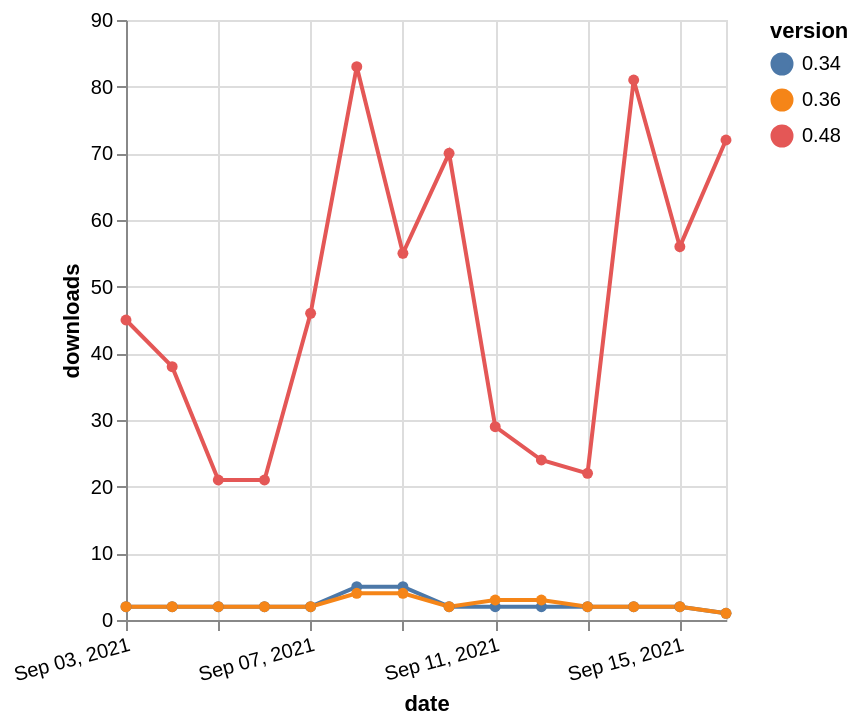

Source (Vega-Lite JSON):
### Vega-Lite specification from a JSON file in a GitHub repository (floating-point values rounded to 4 significant figures)
{"$schema": "https://vega.github.io/schema/vega-lite/v5.json", "description": "A simple bar chart with embedded data.", "data": {"values": [{"date": "2021-09-03", "total": 60549, "delta": 45, "version": "0.48"}, {"date": "2021-09-04", "total": 60587, "delta": 38, "version": "0.48"}, {"date": "2021-09-05", "total": 60608, "delta": 21, "version": "0.48"}, {"date": "2021-09-06", "total": 60629, "delta": 21, "version": "0.48"}, {"date": "2021-09-07", "total": 60675, "delta": 46, "version": "0.48"}, {"date": "2021-09-08", "total": 60758, "delta": 83, "version": "0.48"}, {"date": "2021-09-09", "total": 60813, "delta": 55, "version": "0.48"}, {"date": "2021-09-10", "total": 60883, "delta": 70, "version": "0.48"}, {"date": "2021-09-11", "total": 60912, "delta": 29, "version": "0.48"}, {"date": "2021-09-12", "total": 60936, "delta": 24, "version": "0.48"}, {"date": "2021-09-13", "total": 60958, "delta": 22, "version": "0.48"}, {"date": "2021-09-14", "total": 61039, "delta": 81, "version": "0.48"}, {"date": "2021-09-15", "total": 61095, "delta": 56, "version": "0.48"}, {"date": "2021-09-16", "total": 61167, "delta": 72, "version": "0.48"}, {"date": "2021-09-03", "total": 3633, "delta": 2, "version": "0.34"}, {"date": "2021-09-04", "total": 3635, "delta": 2, "version": "0.34"}, {"date": "2021-09-05", "total": 3637, "delta": 2, "version": "0.34"}, {"date": "2021-09-06", "total": 3639, "delta": 2, "version": "0.34"}, {"date": "2021-09-07", "total": 3641, "delta": 2, "version": "0.34"}, {"date": "2021-09-08", "total": 3646, "delta": 5, "version": "0.34"}, {"date": "2021-09-09", "total": 3651, "delta": 5, "version": "0.34"}, {"date": "2021-09-10", "total": 3653, "delta": 2, "version": "0.34"}, {"date": "2021-09-11", "total": 3655, "delta": 2, "version": "0.34"}, {"date": "2021-09-12", "total": 3657, "delta": 2, "version": "0.34"}, {"date": "2021-09-13", "total": 3659, "delta": 2, "version": "0.34"}, {"date": "2021-09-14", "total": 3661, "delta": 2, "version": "0.34"}, {"date": "2021-09-15", "total": 3663, "delta": 2, "version": "0.34"}, {"date": "2021-09-16", "total": 3664, "delta": 1, "version": "0.34"}, {"date": "2021-09-03", "total": 21480, "delta": 2, "version": "0.36"}, {"date": "2021-09-04", "total": 21482, "delta": 2, "version": "0.36"}, {"date": "2021-09-05", "total": 21484, "delta": 2, "version": "0.36"}, {"date": "2021-09-06", "total": 21486, "delta": 2, "version": "0.36"}, {"date": "2021-09-07", "total": 21488, "delta": 2, "version": "0.36"}, {"date": "2021-09-08", "total": 21492, "delta": 4, "version": "0.36"}, {"date": "2021-09-09", "total": 21496, "delta": 4, "version": "0.36"}, {"date": "2021-09-10", "total": 21498, "delta": 2, "version": "0.36"}, {"date": "2021-09-11", "total": 21501, "delta": 3, "version": "0.36"}, {"date": "2021-09-12", "total": 21504, "delta": 3, "version": "0.36"}, {"date": "2021-09-13", "total": 21506, "delta": 2, "version": "0.36"}, {"date": "2021-09-14", "total": 21508, "delta": 2, "version": "0.36"}, {"date": "2021-09-15", "total": 21510, "delta": 2, "version": "0.36"}, {"date": "2021-09-16", "total": 21511, "delta": 1, "version": "0.36"}]}, "width": "container", "mark": {"type": "line", "point": {"filled": true}}, "encoding": {"x": {"field": "date", "type": "temporal", "timeUnit": "yearmonthdate", "title": "date", "axis": {"labelAngle": -15}}, "y": {"field": "delta", "type": "quantitative", "title": "downloads"}, "color": {"field": "version", "type": "nominal"}, "tooltip": {"field": "delta"}}}
